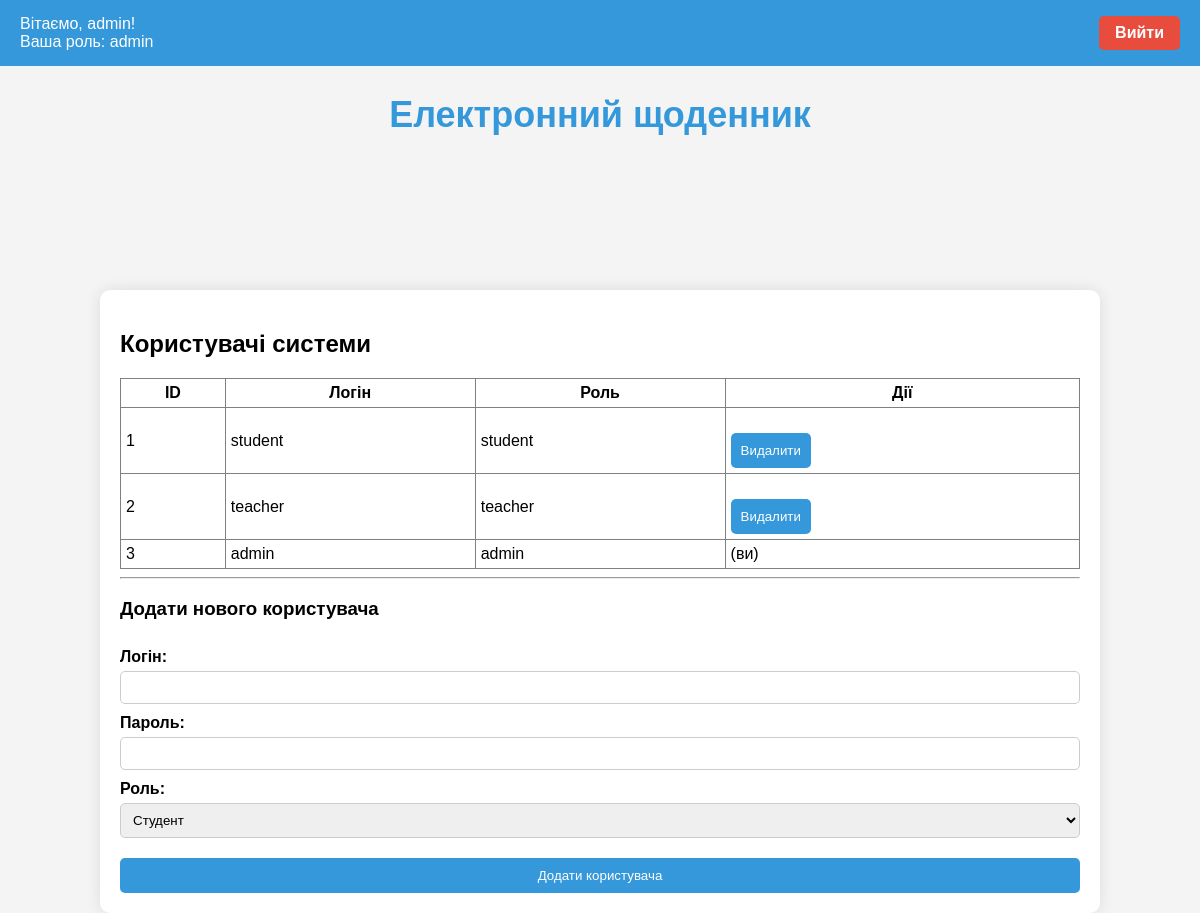
Before: /dashboard (signed in) with the older database file.
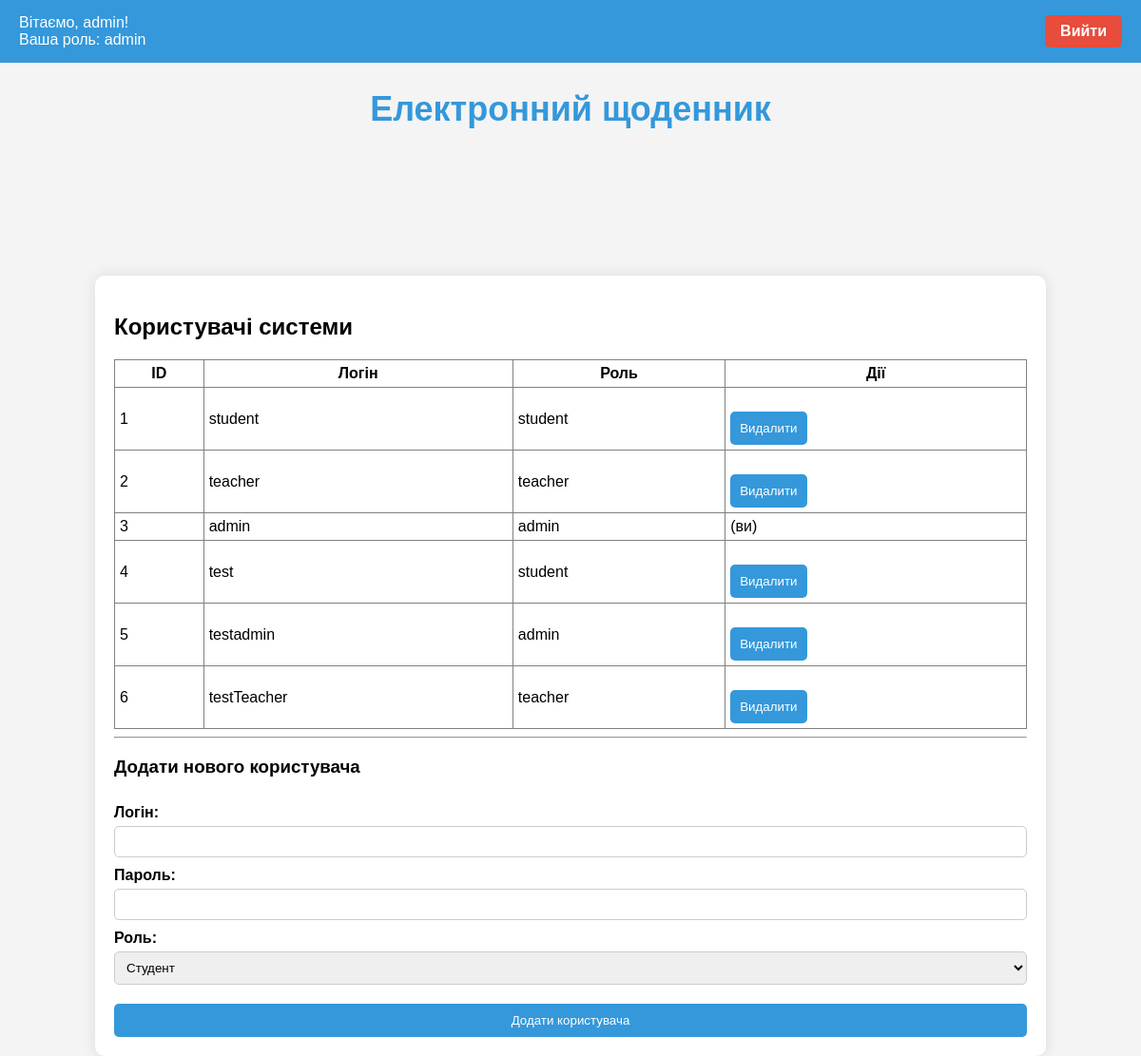
After: the same page with the newer database file.
### app.py (models this page shows)
class User(UserMixin, db.Model):
    __tablename__ = 'user'
    id = db.Column(db.Integer, primary_key=True)
    login = db.Column(db.String(150), unique=True, nullable=False)
    password = db.Column(db.String(256), nullable=False)
    role = db.Column(db.String(50), nullable=False, default='student')

### app.py (the view)
@app.route('/dashboard', methods=['GET', 'POST'])
@login_required
def dashboard():
    subjects_all = [
        "Математика", "Фізика", "Історія", "Біологія", "Хімія", "Географія",
        "Література"
    ]
    if current_user.role == 'student':
        return dashboard_student(subjects_all)
    elif current_user.role == 'teacher':
        return dashboard_teacher(subjects_all)
    elif current_user.role == 'admin':
        return dashboard_admin()
    return redirect(url_for('logout'))

### app.py (called while the page is built)
@login_manager.user_loader
def load_user(user_id):
    return User.query.get(int(user_id))

def dashboard_admin():
    users = User.query.all()
    return render_template(
        'dashboard_admin.html',
        name=current_user.login,
        role=current_user.role,
        users=users
    )

### templates/dashboard_admin.html (shortened to what this page needs)
{% extends 'dashboard_base.html' %}
{% block content %}
  <h2>Користувачі системи</h2>
  <table style="width: 100%; border-collapse: collapse;" border="1" cellpadding="5" cellspacing="0">
    <tr>
      <th>ID</th>
      <th>Логін</th>
      <th>Роль</th>
      <th>Дії</th>
    </tr>
    {% for user in users %}
      <tr>
        <td>{{ user.id }}</td>
        <td>{{ user.login }}</td>
        <td>{{ user.role }}</td>
        <td>
          {% if user.id != current_user.id %}
            <form method="POST" action="{{ url_for('delete_user', user_id=user.id) }}" style="display:inline;">
              <button type="submit" onclick="return confirm('Ви впевнені, що хочете видалити цього користувача?');">Видалити</button>
            </form>
          {% else %}
            (ви)
          {% endif %}
        </td>
      </tr>
    {% endfor %}
  </table>
  <hr>
  <h3>Додати нового користувача</h3>
  <form action="{{ url_for('add_user') }}" method="POST">
    <label for="login">Логін:</label>
    <input type="text" id="login" name="login" required>
    <label for="password">Пароль:</label>
    <input type="password" id="password" name="password" required>
    <label for="role">Роль:</label>
    <select name="role" id="role" required>
      <option value="student">Студент</option>
    </select>
    <button type="submit">Додати користувача</button>
  </form>
{% endblock %}

### templates/dashboard_base.html (shortened to what this page needs)
<!DOCTYPE html>
<html lang="uk">
<head>
  <link rel="stylesheet" href="{{ url_for('static', filename='dashboard.css') }}">
</head>
<body>
  <div id="navbar">
    <div id="user-info">
      <p>Вітаємо, {{ name }}!</p>
      <p>Ваша роль: {{ role }}</p>
    </div>
    <a href="{{ url_for('logout') }}" id="logout-button">Вийти</a>
  </div>
  <div id="header">
    <h1>Електронний щоденник</h1>
  </div>
  <div id="content">
    {% block content %}{% endblock %}
  </div>
</body>
</html>

### static/dashboard.css (style rules this page uses)
body { font-family: Arial, sans-serif; background-color: #f4f4f4; margin: 0; padding: 0; display: flex; flex-direction: column; align-items: center; }
#navbar { width: 100%; max-width: 100vw; box-sizing: border-box; background-color: #3498db; color: white; padding: 15px 20px; display: flex; justify-content: space-between; align-items: center; position: fixed; top: 0; left: 0; z-index: 1000; flex-wrap: wrap; }
#user-info { display: flex; flex-direction: column; align-items: flex-start; }
#user-info p { margin: 0; padding: 0; }
#logout-button { box-sizing: border-box; background-color: #e74c3c; padding: 8px 16px; color: white; text-decoration: none; border-radius: 5px; font-weight: bold; }
#header { margin-top: 70px; text-align: center; margin-bottom: 30px; }
#header h1 { font-size: 36px; color: #3498db; }
#content { width: 80%; max-width: 1200px; padding: 20px; background-color: white; border-radius: 10px; box-shadow: 0 0 15px rgba(0, 0, 0, 0.1); margin-top: 100px; }
form { display: flex; flex-direction: column; }
form label { margin-top: 10px; font-weight: bold; }
form input, form select { padding: 8px; margin-top: 5px; border: 1px solid #ccc; border-radius: 5px; width: 100%; box-sizing: border-box; }
form button { margin-top: 20px; padding: 10px; background-color: #3498db; color: white; border: none; border-radius: 5px; cursor: pointer; }

Changed rows visible on the page:
added User: id "4", login "test", role "student"
added User: id "5", login "testadmin", role "admin"
added User: id "6", login "testTeacher", role "teacher"
